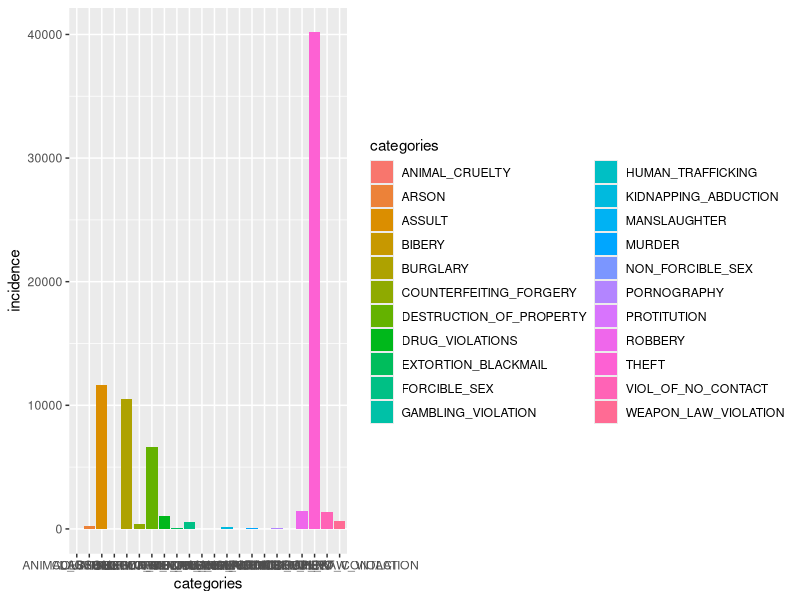

The R script that drew this image:
library(tidyverse)
#bring the csv file into the working directory. 

Crimecategories <- read.csv("../data/nibrs_12_20.csv")
options(max.print = 90000)
#view the data set

#extract rows that include Seattle
crimes_in_seattle <- Crimecategories [c(936), ]
#print(crimes_in_seattle)


# Delete columns that are irrelevant columns 
crimes_in_seattle1 <- crimes_in_seattle[,-1:-8]
#print(crimes_in_seattle1)

crimes_in_seattle2 <- crimes_in_seattle1 [,-c(9,10,19,20)]
#print(crimes_in_seattle2)

#make an index for each category
categories <- c("MURDER", "MANSLAUGHTER", "FORCIBLE_SEX", "ASSULT","NON_FORCIBLE_SEX","KIDNAPPING_ABDUCTION", "HUMAN_TRAFFICKING", "VIOL_OF_NO_CONTACT","ARSON", "BIBERY", "BURGLARY", "COUNTERFEITING_FORGERY", "DESTRUCTION_OF_PROPERTY", "EXTORTION_BLACKMAIL", "ROBBERY", "THEFT","DRUG_VIOLATIONS", "GAMBLING_VIOLATION", "PORNOGRAPHY", "PROTITUTION", "WEAPON_LAW_VIOLATION", "ANIMAL_CRUELTY")
incidence <- c(52, 16, 520, 11632, 4, 147, 14, 1353, 209, 1, 10548, 374, 6641, 106, 1489, 40163, 1021, 1, 40, 29, 614, 28)  

crimes_2020 <- data.frame(
  categories = c("MURDER", "MANSLAUGHTER", "FORCIBLE_SEX", "ASSULT","NON_FORCIBLE_SEX","KIDNAPPING_ABDUCTION", "HUMAN_TRAFFICKING", "VIOL_OF_NO_CONTACT","ARSON", "BIBERY", "BURGLARY", "COUNTERFEITING_FORGERY", "DESTRUCTION_OF_PROPERTY", "EXTORTION_BLACKMAIL", "ROBBERY", "THEFT","DRUG_VIOLATIONS", "GAMBLING_VIOLATION", "PORNOGRAPHY", "PROTITUTION", "WEAPON_LAW_VIOLATION", "ANIMAL_CRUELTY"),
  incidence = c(52, 16, 520, 11632, 4, 147, 14, 1353, 209, 1, 10548, 374, 6641, 106, 1489, 40163, 1021, 1, 40, 29, 614, 28))

#plot the chart
type_crime <- ggplot(crimes_2020) +
  geom_col(mapping = aes(x = categories, y = incidence, fill = categories))



# calculate a mean for it 
#summary_of_crimes_in_seattle <- summarize (
# crimes_in_seattle2,
#mean_murder = mean(MURDER),
#mean_manslaughter = mean(MANSLAUGHTER),
#mean_forcible_sex = mean(FORCIBLE_SEX),
#mean_assult = mean(ASSULT),
#mean_non_forcible_sex = mean(NON_FORCIBLE_SEX),
#mean_kidnapping_abduction = mean(KIDNAPPING_ABDUCTION),
#mean_human_trafficking = mean(HUMAN_TRAFFICKING),
#mean_violence_of_no_contact_ = mean(VIOL_OF_NO_CONTACT),
#mean_arson = mean(ARSON),
#mean_bibery = mean(BIBERY),
#mean_burglary = mean(BURGLARY),
#mean_counterfeiting_forgery = mean(COUNTERFEITING_FORGERY),
#mean_destruction_of_property = mean(DESTRUCTION_OF_PROPERTY),
#mean_extortion_blackmail = mean(EXTORTION_BLACKMAIL),
#mean_robbery = mean(ROBBERY),
#mean_theft = mean(THEFT),
#mean_drug_violations = mean(DRUG_VIOLATIONS),
#mean_gambling_violations = mean(GAMBLING_VIOLATION),
#mean_pornography = mean(PORNOGRAPHY),
#mean_prostitution = mean(PROTITUTION),
#mean_weapon_law_violation = mean(WEAPON_LAW_VIOLATION),
#mean_animal_cruelty = mean(ANIMAL_CRUELTY),
#)

#print(summary_of_crimes_in_seattle)

#View(summary_of_crimes_in_seattle)
